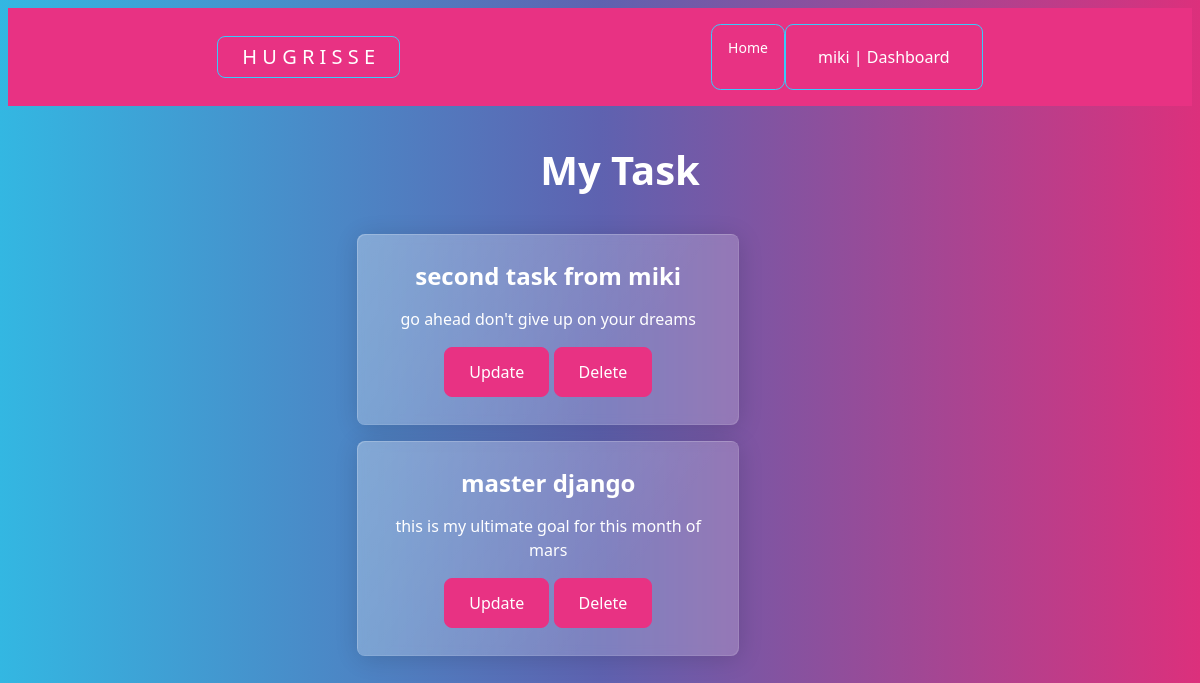
Page /viewtask/ (signed in) on the earlier database version.
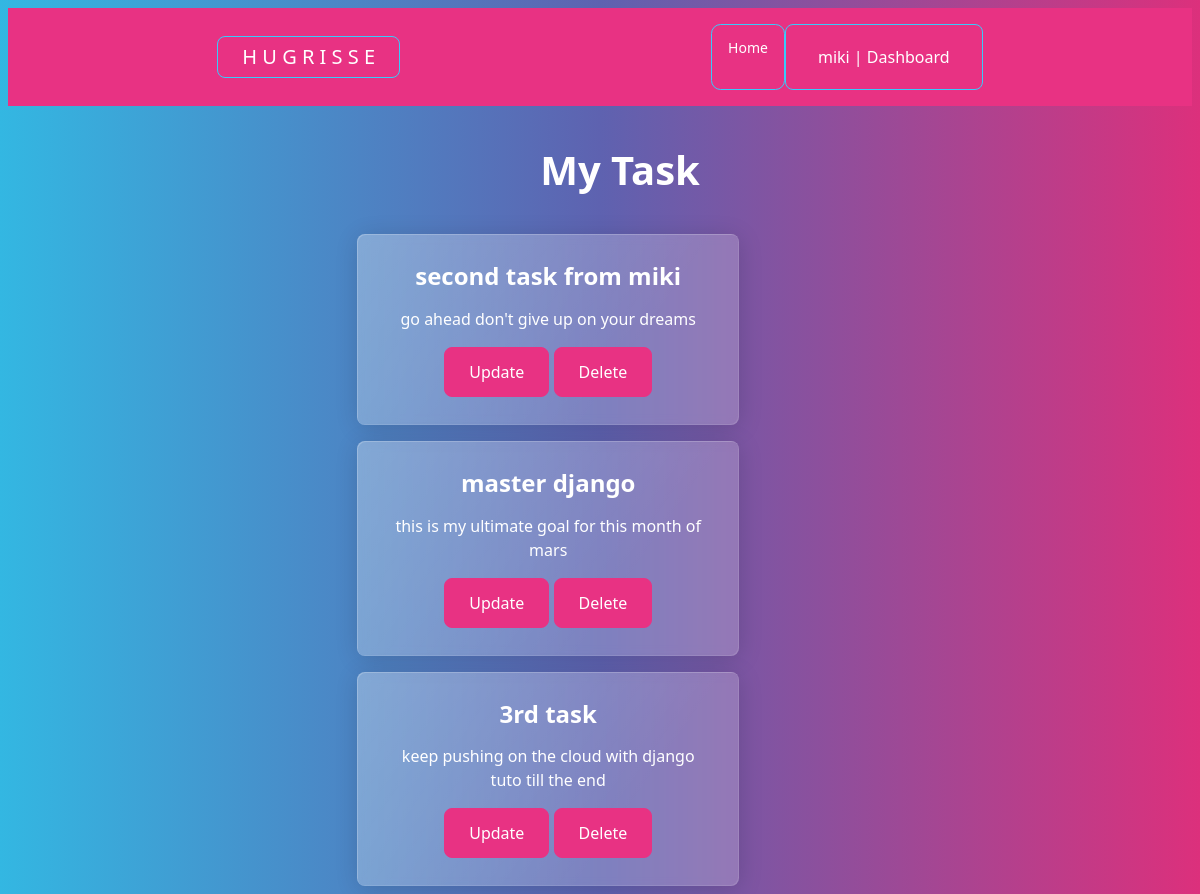
Same page on the later database version.
### mainapp/models.py (models this page shows, shortened)
class Task(models.Model):
    title = models.CharField(max_length=100, null=True)
    content = models.CharField(max_length=1000, null=True, blank=True)
    date_posted = models.TimeField(auto_now=True, null=True)
    user = models.ForeignKey(User, max_length=10, on_delete=models.CASCADE, null=True)

### mainapp/views.py (the view)
# urls.py: path("viewtask/", views.viewtask, name="viewtask"),
@login_required(login_url='login')
def viewtask(request):
    curr_user = request.user.id
    task = Task.objects.all().filter(user=curr_user)
    context = {'task': task}
    return render(request, 'profile/viewtask.html', context = context)

### templates/profile/viewtask.html (shortened to what this page needs)
{% extends 'base.html' %}
{% load static %}
{% block content %}
<!DOCTYPE html>
<html lang="en">
<head>
    <link rel="stylesheet" href="{% static 'css/style.css' %} ">
</head>
<body>
    <div class="container-fluid mx-auto row col-8">
        <div class="row">
            <h1 class="text-center m-3"> My Task </h1>
            {% for tsk in task %}
                <div class="mx-auto col-8">
                    <div class="col-sm-10">
                        <div class="card m-1 row">
                            <div class="card-body">
                                <h4 class="card-title">{{ tsk.title }}</h4>
                                    <p class="card-text">{{ tsk.content }}</p>
                                <a href="#" class="btn btn-primary">Update</a>
                                <a href="#" class="btn btn-primary">Delete</a>
                            </div>
                        </div>
                    </div>
                </div>
            {% endfor %}
        </div>
    </div>
</body>
</html>
{% endblock %}

### templates/base.html (shortened to what this page needs)
{% load static %}
<!DOCTYPE html>
<html lang="en">
<head>
    <link rel="stylesheet" href="https://bootswatch.com/5/quartz/bootstrap.min.css">
    <link rel="stylesheet" href="{% static 'css/style.css' %}"
    <link href="https://cdn.jsdelivr.net/npm/bootstrap@5.3.0-alpha1/dist/css/bootstrap.min.css" rel="stylesheet">
</head>
<body>
    <nav class="navbar m-1 navbar-expand-lg navbar-dark bg-primary justify-content-center">
        <div class="container-fluid mx-auto col-8">
                {% if user.is_authenticated %}
                <a class="navbar-brand btn btn-outline-info" href="{% url 'home' %}">H U G R I S S E</a>
                {% else %}
                <a class="navbar-brand  btn btn-outline-info" href="{% url 'login' %}">H U G R I S S E </a>
                {% endif %}
          <div class="collapse navbar-collapse" id="navbarSupportedContent">
            <ul class="navbar-nav ms-auto mb-2 mb-lg-0">
              <li class="nav-item btn btn-outline-info btn-sm">
                <a class="nav-link active" aria-current="page" href="{% url 'home' %}">Home</a>
              </li>
              <li class="nav-item  btn btn-outline-info">
                {% if user.is_authenticated %}
                    <a class="nav-link active" href="{% url 'dashboard'%}">{{ user.username }} | Dashboard</a>
                {% else %}
                    <a class="nav-link  active" href="{% url 'register'%}">Register</a>
              {% endif %}
              </li>
            </ul>
          </div>
        </div>
      </nav>
{% block content %}
{% endblock %}
</body>
</html>

### static/css/style.css (style rules this page uses)
body { color: white; justify-content: center; text-align: center; }
a { text-decoration: none; }
h1, h2 { margin-top: 40px; }

Differences in the rows shown:
added Task: title "3rd task", content "keep pushing on the cloud with django tuto till the end"
